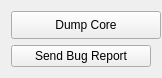
<?xml version="1.0" encoding="UTF-8"?>
<ui version="4.0">
 <class>Developer</class>
 <widget class="QWidget" name="Developer">
  <property name="geometry">
   <rect>
    <x>0</x>
    <y>0</y>
    <width>162</width>
    <height>78</height>
   </rect>
  </property>
  <property name="minimumSize">
   <size>
    <width>162</width>
    <height>78</height>
   </size>
  </property>
  <property name="windowTitle">
   <string>Developer</string>
  </property>
  <layout class="QVBoxLayout" name="verticalLayout">
   <item>
    <widget class="QPushButton" name="toStringButton_">
     <property name="sizePolicy">
      <sizepolicy hsizetype="Preferred" vsizetype="Preferred">
       <horstretch>0</horstretch>
       <verstretch>0</verstretch>
      </sizepolicy>
     </property>
     <property name="minimumSize">
      <size>
       <width>150</width>
       <height>0</height>
      </size>
     </property>
     <property name="styleSheet">
      <string notr="true"/>
     </property>
     <property name="text">
      <string>Dump Core</string>
     </property>
    </widget>
   </item>
   <item>
    <widget class="QPushButton" name="bugReportButton_">
     <property name="text">
      <string>Send Bug Report</string>
     </property>
    </widget>
   </item>
  </layout>
 </widget>
 <resources/>
 <connections/>
</ui>
